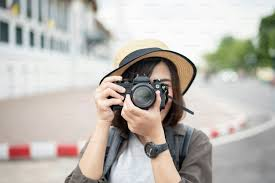
#> input picture day5/images.jpeg, 275 x 183 px
$ python transformtion.py
#> lines starting #> are read from the running program, lines starting #| are printed output that depends on the picture
import cv2
import numpy as np
import matplotlib.pyplot as plt

img = cv2.imread("images.jpeg")
#> img is the input picture: shape (183, 275, 3); mean B, G, R 176.3, 182.8, 187.2
rows, cols = img.shape[:2]
#> rows = 183; cols = 275

M_translate = np.float32([[1, 0, 50], [0, 1, 100]])
translated = cv2.warpAffine(img, M_translate, (cols, rows))
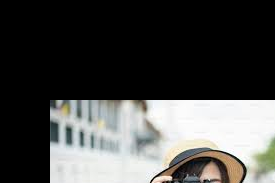
#> translated: shape (183, 275, 3); mean B, G, R 72.5, 74.3, 74


scaled = cv2.resize(img, None, fx=1.5, fy=1.5)
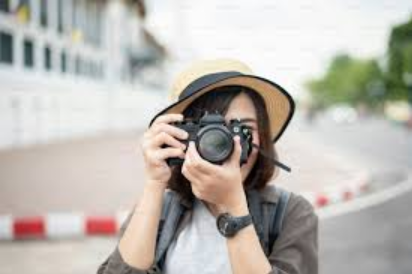
#> scaled: shape (274, 412, 3); mean B, G, R 176.3, 182.8, 187.2

M_rotate = cv2.getRotationMatrix2D((cols/2, rows/2), 45, 1)
rotated = cv2.warpAffine(img, M_rotate, (cols, rows))
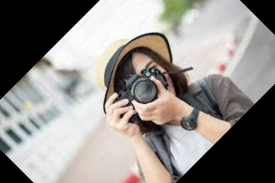
#> rotated: shape (183, 275, 3); mean B, G, R 138.3, 142.4, 146
plt.subplot(2, 2, 1)
plt.title("Original")
plt.imshow(cv2.cvtColor(img, cv2.COLOR_BGR2RGB))
plt.axis("off")

plt.subplot(2, 2, 2)
plt.title("Translated")
plt.imshow(cv2.cvtColor(translated, cv2.COLOR_BGR2RGB))
plt.axis("off")

plt.subplot(2, 2, 3)
plt.title("Scaled")
plt.imshow(cv2.cvtColor(scaled, cv2.COLOR_BGR2RGB))
plt.axis("off")

plt.subplot(2, 2, 4)
plt.title("Rotated")
plt.imshow(cv2.cvtColor(rotated, cv2.COLOR_BGR2RGB))
plt.axis("off")

plt.show()
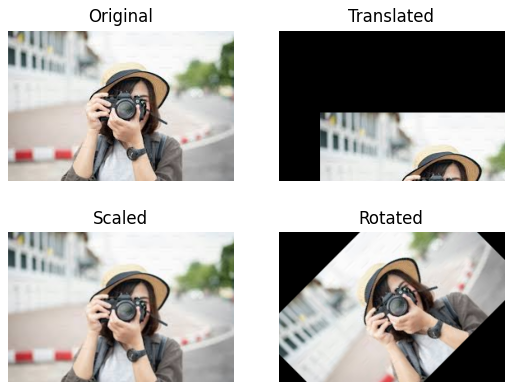
#> figure drawn by matplotlib, 4 panels
